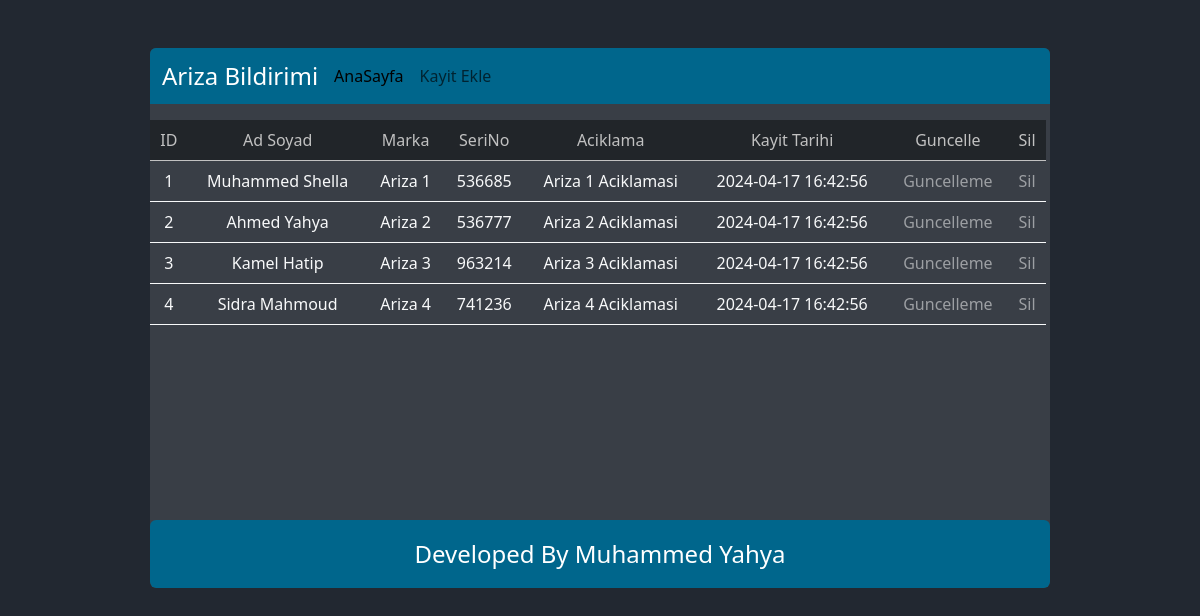
The page / on the database its author committed.
### tables this page shows
CREATE TABLE `arizabildirimi` (
  `id` int(8) NOT NULL,
  `AdSoyad` varchar(50) NOT NULL,
  `MarkaModel` varchar(50) NOT NULL,
  `SeriNo` int(8) NOT NULL,
  `ArizaAciklamasi` varchar(250) NOT NULL,
  `ArizaKayitTarihi` timestamp NOT NULL DEFAULT CURRENT_TIMESTAMP
);

### index.php (the view, shortened to what this page needs)
<!DOCTYPE html>
<html lang="en">
<head>
  <link rel="stylesheet" href="css/bootstrap.min.css" />
  <link rel="stylesheet" href="css/style.css" />
</head>
<?php
include("ayarlar.php");
$basvur = "Select * From arizabildirimi";
$veri = $baglan->query($basvur);
?>
<body>
  <div class="parent d-flex flex-column justify-content-between m-auto my-5 rounded-2 overflow-hidden">
    <div>
      <nav class="navbar navbar-expand-lg bg-body-tertiary mb-3">
        <div class="container-fluid">
          <span class="fs-4 text-white me-2">Ariza Bildirimi</span>
          <div class="collapse navbar-collapse" id="navbarNav">
            <ul class="navbar-nav">
              <li class="nav-item">
                <a class="nav-link active" aria-current="page" href="#">AnaSayfa</a>
              </li>
              <li class="nav-item">
                <a class="nav-link" href="kayitFormu.php">Kayit Ekle</a>
              </li>
            </ul>
          </div>
        </div>
      </nav>
      <div class="overflow-auto pe-1" style="height: 48vh;">
        <table class="table table-hover border-0" border="1">
          <thead>
            <tr>
              <td class="bg-dark text-center">ID</td>
              <td class="bg-dark text-center">Ad Soyad</td>
              <td class="bg-dark text-center">Marka</td>
              <td class="bg-dark text-center">SeriNo</td>
              <td class="bg-dark text-center">Aciklama</td>
              <td class="bg-dark text-center">Kayit Tarihi</td>
              <td class="bg-dark text-center">Guncelle</td>
              <td class="bg-dark text-center">Sil</td>
            </tr>
          </thead>
          <tbody class="overflow-auto">
            <?php while ($satir = $veri->fetch_assoc()) { ?>
              <tr>
                <td class="bg-transparent text-light text-center"><?php echo $satir["id"]; ?></td>
                <td class="bg-transparent text-light text-center"><?php echo $satir["AdSoyad"]; ?></td>
                <td class="bg-transparent text-light text-center"><?php echo $satir["MarkaModel"]; ?></td>
                <td class="bg-transparent text-light text-center"><?php echo $satir["SeriNo"]; ?></td>
                <td class="bg-transparent text-light text-center"><?php echo $satir["ArizaAciklamasi"]; ?></td>
                <td class="bg-transparent text-light text-center"><?php echo $satir["ArizaKayitTarihi"]; ?></td>
                <td class="bg-transparent text-light text-center"><a href="guncelleFormu.php?id=<?php echo $satir["id"] ?>" class="link-offset-2 link-underline link-underline-opacity-0 text-white-50">Guncelleme</a></td>
                <td class="bg-transparent text-light text-center"><a href="sil.php?id=<?php echo $satir["id"] ?>" class="link-offset-2 link-underline link-underline-opacity-0 text-white-50">Sil</a></td>
              </tr>
            <?php } ?>
          </tbody>
        </table>
      </div>
    </div>
    <div class="alert border-0 m-0 mt-3 text-center fs-4 text-white" role="alert">
      Developed By Muhammed Yahya
    </div>
  </div>
</body>
</html>

### css/style.css (style rules this page uses)
* { box-sizing: border-box; }
body { background-color: #222831 !important; }
.navbar, .alert { background-color: #00668c !important; }
.parent { background-color: #393e46; max-width: 900px !important; }
thead tr td { color: #c1c1c1 !important; }

### rows shown on the page
arizabildirimi: id "1", AdSoyad "Muhammed Shella", MarkaModel "Ariza 1", SeriNo "536685", ArizaAciklamasi "Ariza 1 Aciklamasi", ArizaKayitTarihi "2024-04-17 16:42:56"
arizabildirimi: id "2", AdSoyad "Ahmed Yahya", MarkaModel "Ariza 2", SeriNo "536777", ArizaAciklamasi "Ariza 2 Aciklamasi", ArizaKayitTarihi "2024-04-17 16:42:56"
arizabildirimi: id "3", AdSoyad "Kamel Hatip", MarkaModel "Ariza 3", SeriNo "963214", ArizaAciklamasi "Ariza 3 Aciklamasi", ArizaKayitTarihi "2024-04-17 16:42:56"
arizabildirimi: id "4", AdSoyad "Sidra Mahmoud", MarkaModel "Ariza 4", SeriNo "741236", ArizaAciklamasi "Ariza 4 Aciklamasi", ArizaKayitTarihi "2024-04-17 16:42:56"
